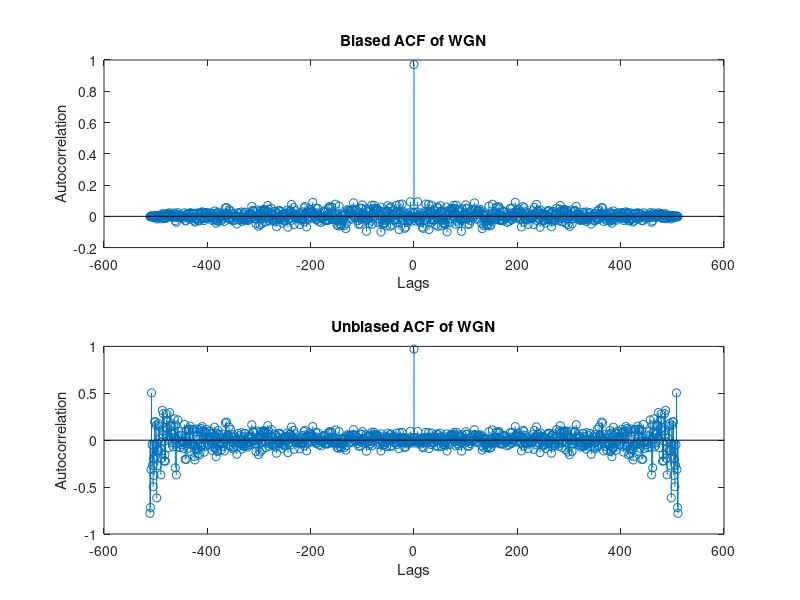
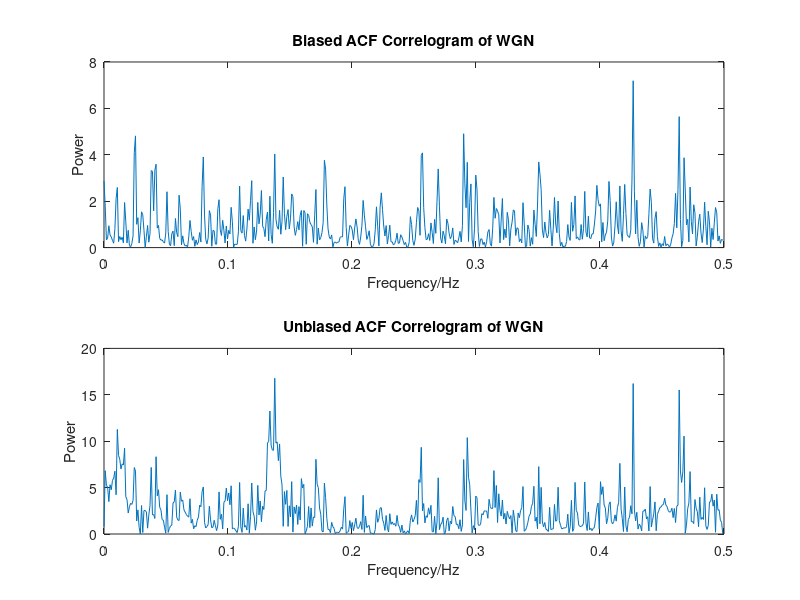
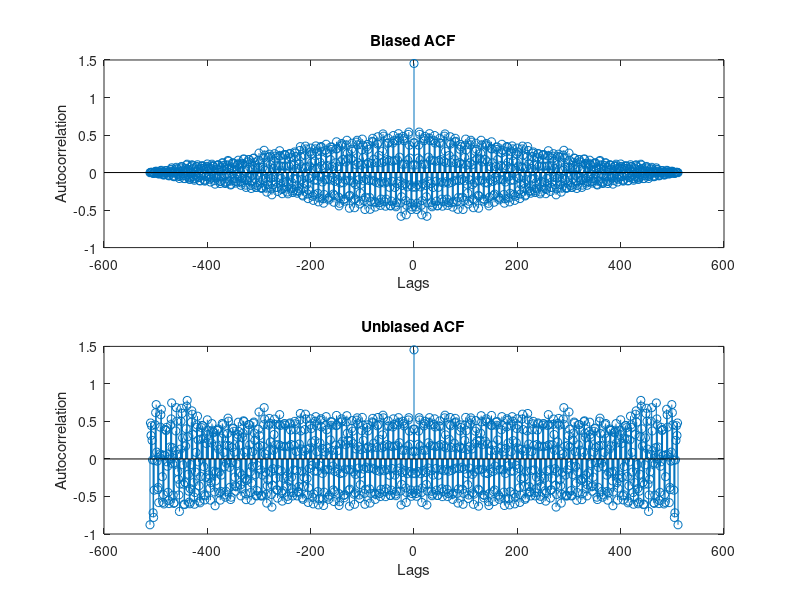
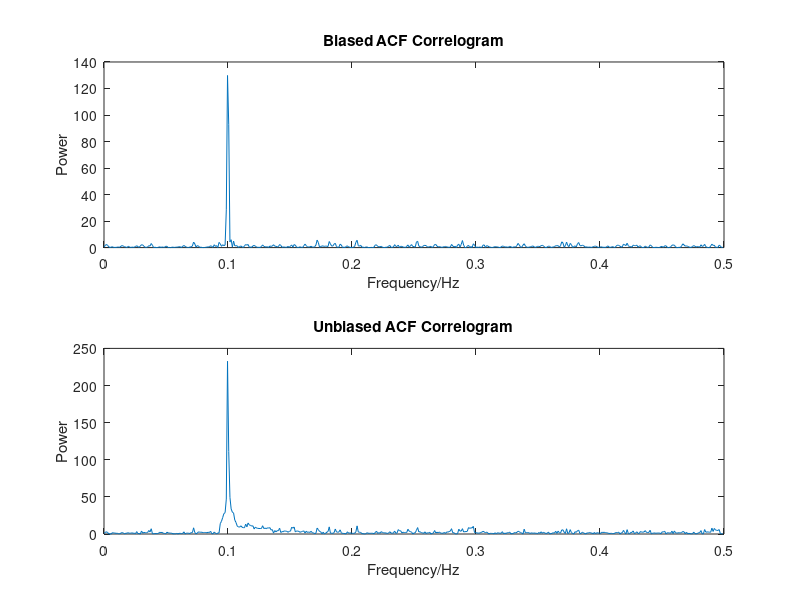

These figures' MATLAB source, in order:
% ASPMI Exercise 2.1a
% Write a MATLAB script which calculates both biased and unbiased ACF
% estimates of a signal and then use these ACF estimates to compute the
% corresponding correlogram

N = 512; % Set N of 512

%%%%%%%%%%%%%%%%%%%%%%% Find correlograms of WGN %%%%%%%%%%%%%%%%%%%%%%%%%%

x_1 = randn(N,1); % Create vector of WGN noise
% Find Biased ACF of WGN noise
x_1_bacf = xcorr(x_1,'biased');
% Find Unbiased ACF of WGN noise
x_1_uacf = xcorr(x_1,'unbiased');

% Plot ACF for both functions
tau = -(N-1):N-1; % Find corresponding lags
figure(1)
% Plot Biased ACF
subplot(2,1,1)
stem(tau,x_1_bacf);
title('Biased ACF of WGN')
xlabel('Lags')
ylabel('Autocorrelation')
% Plot Unbiased ACF
subplot(2,1,2)
stem(tau,x_1_uacf);
title('Unbiased ACF of WGN')
xlabel('Lags')
ylabel('Autocorrelation')

% Plot Correlogram for both functions
% Find FFT of both ACFs
fft_x_1_bacf = fft(x_1_bacf);
fft_x_1_uacf = fft(x_1_uacf);
% Find the magnitude of correlograms
mag_corr_x_1_bacf = abs(fftshift(fft_x_1_bacf));
mag_corr_x_1_uacf = abs(fftshift(fft_x_1_uacf));
f_hs = 0:1/(2*N):0.5-1/(2*N); % Find the half spectrum frequencies
% Find the half-spectrum magnitudes
mag_corr_x_1_bacf_hs = mag_corr_x_1_bacf(N:end);
mag_corr_x_1_uacf_hs = mag_corr_x_1_uacf(N:end);
% Plot correlogram magnitude spectrum of WGN
figure(2)
subplot(2,1,1)
plot(f_hs,mag_corr_x_1_bacf_hs);
title('Biased ACF Correlogram of WGN')
xlabel('Frequency/Hz')
ylabel('Power')
subplot(2,1,2)
plot(f_hs,mag_corr_x_1_uacf_hs);
title('Unbiased ACF Correlogram of WGN')
xlabel('Frequency/Hz')
ylabel('Power')

%%%%%%%%%%%%%%%%%%% Find correlograms of sine wave in WGN %%%%%%%%%%%%%%%%%

n = 1:N;
f = 0.1;
x_2 = sin(2*pi*f*n).' + randn(N,1); % Create vector of noisy sine wave
% Find Biased ACF of WGN noise
x_2_bacf = xcorr(x_2,'biased');
% Find Unbiased ACF of WGN noise
x_2_uacf = xcorr(x_2,'unbiased');

% Plot ACF for both functions
tau = -(N-1):N-1; % Find corresponding lags
figure(3)
% Plot Biased ACF
subplot(2,1,1)
stem(tau,x_2_bacf);
title('Biased ACF')
xlabel('Lags')
ylabel('Autocorrelation')
% Plot Unbiased ACF
subplot(2,1,2)
stem(tau,x_2_uacf);
title('Unbiased ACF')
xlabel('Lags')
ylabel('Autocorrelation')

% Plot Correlogram for both functions
% Find FFT of both ACFs
fft_x_2_bacf = fft(x_2_bacf);
fft_x_2_uacf = fft(x_2_uacf);
% Find the magnitude of correlograms
mag_corr_x_2_bacf = abs(fftshift(fft_x_2_bacf));
mag_corr_x_2_uacf = abs(fftshift(fft_x_2_uacf));
f_hs = 0:1/(2*N):0.5-1/(2*N); % Find the half spectrum frequencies
% Find the half-spectrum magnitudes
mag_corr_x_2_bacf_hs = mag_corr_x_2_bacf(N:end);
mag_corr_x_2_uacf_hs = mag_corr_x_2_uacf(N:end);
% Plot correlogram magnitude spectrum of WGN
figure(4)
subplot(2,1,1)
plot(f_hs,mag_corr_x_2_bacf_hs);
title('Biased ACF Correlogram')
xlabel('Frequency/Hz')
ylabel('Power')
subplot(2,1,2)
plot(f_hs,mag_corr_x_2_uacf_hs);
title('Unbiased ACF Correlogram')
xlabel('Frequency/Hz')
ylabel('Power')

%%%%%%%%%%%%%%%% Find correlograms of WGN filtered by MA(5) filter %%%%%%%%

x_wgn = randn(N,1); % Create vector of WGN noise
b = [1 1 1 1 1]; % MA coefficients
a = 1; % MA only filter
x_3 = filter(b,a,x_wgn); % Create vector of filtered WGN noise
% Find Biased ACF of WGN noise
x_3_bacf = xcorr(x_3,'biased');
% Find Unbiased ACF of WGN noise
x_3_uacf = xcorr(x_3,'unbiased');

% Plot ACF for both functions
tau = -(N-1):N-1; % Find corresponding lags
figure(5)
% Plot Biased ACF
subplot(2,1,1)
stem(tau,x_3_bacf);
title('Biased ACF')
xlabel('Lags')
ylabel('Autocorrelation')
% Plot Unbiased ACF
subplot(2,1,2)
stem(tau,x_3_uacf);
title('Unbiased ACF')
xlabel('Lags')
ylabel('Autocorrelation')

% Plot Correlogram for both functions
% Find FFT of both ACFs
fft_x_3_bacf = fft(x_3_bacf);
fft_x_3_uacf = fft(x_3_uacf);
% Find the magnitude of correlograms
mag_corr_x_3_bacf = abs(fftshift(fft_x_3_bacf));
mag_corr_x_3_uacf = abs(fftshift(fft_x_3_uacf));
f_hs = 0:1/(2*N):0.5-1/(2*N); % Find the half spectrum frequencies
% Find the half-spectrum magnitudes
mag_corr_x_3_bacf_hs = mag_corr_x_3_bacf(N:end);
mag_corr_x_3_uacf_hs = mag_corr_x_3_uacf(N:end);
% Plot correlogram magnitude spectrum of WGN
figure(6)
subplot(2,1,1)
plot(f_hs,mag_corr_x_3_bacf_hs);
title('Biased ACF Correlogram')
xlabel('Frequency/Hz')
ylabel('Power')
subplot(2,1,2)
plot(f_hs,mag_corr_x_3_uacf_hs);
title('Unbiased ACF Correlogram')
xlabel('Frequency/Hz')
ylabel('Power')
